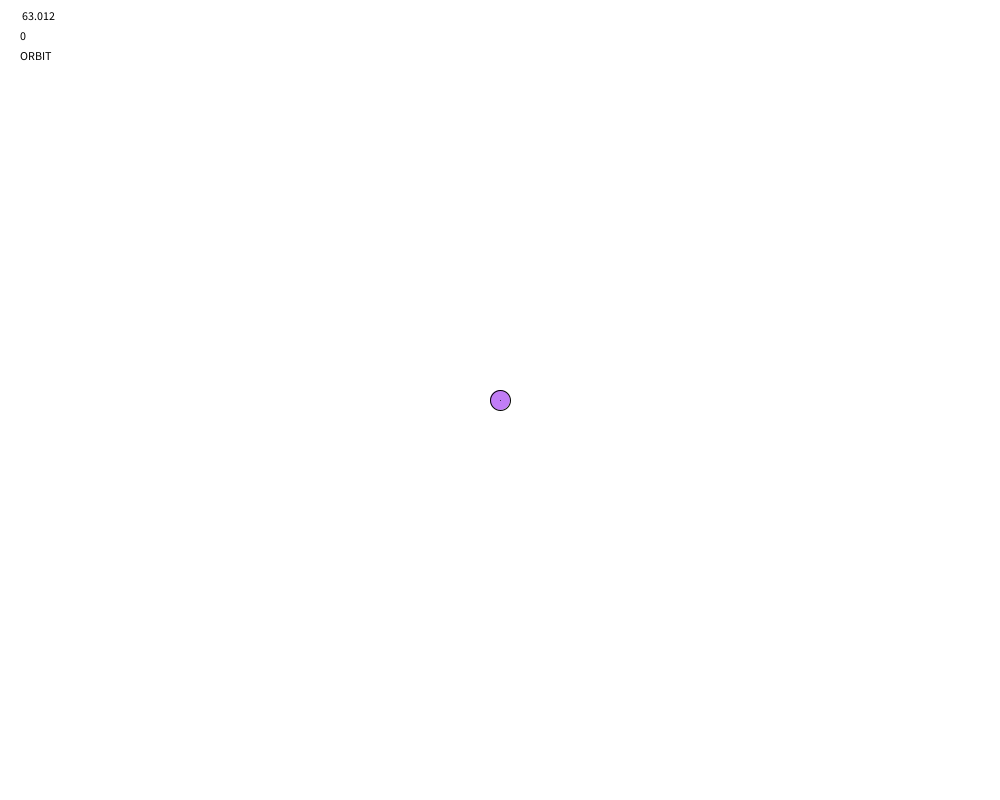
Frame 1 (no input)
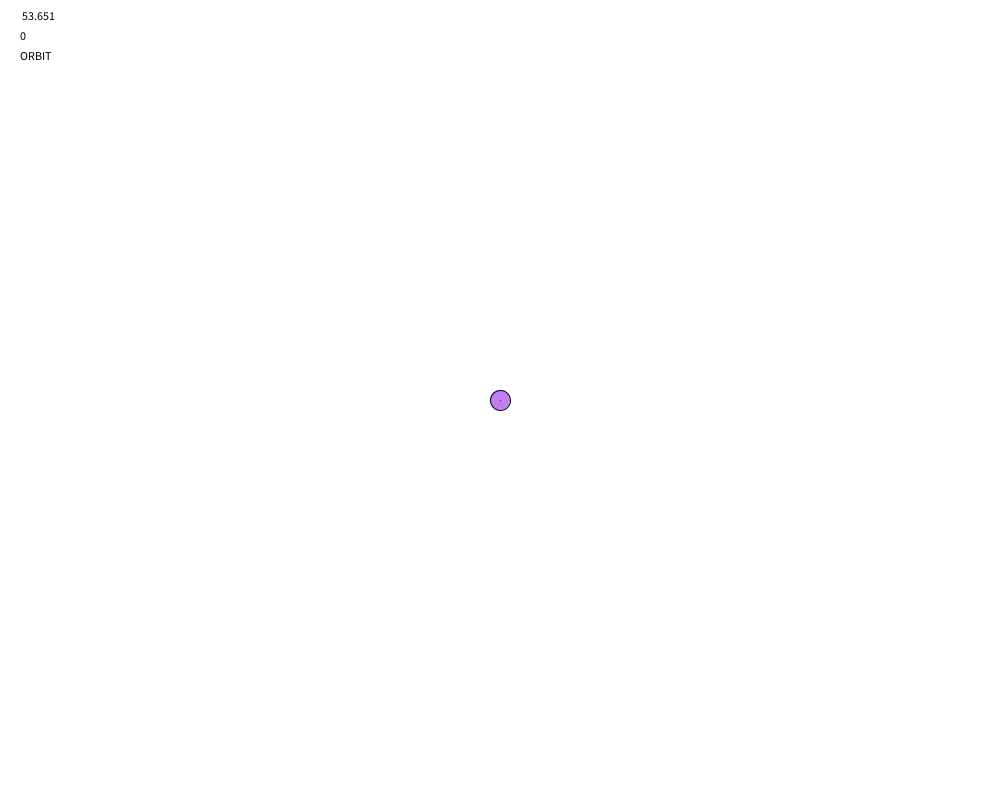
Frame 60 (the mouse pressed at the canvas centre just before this capture)
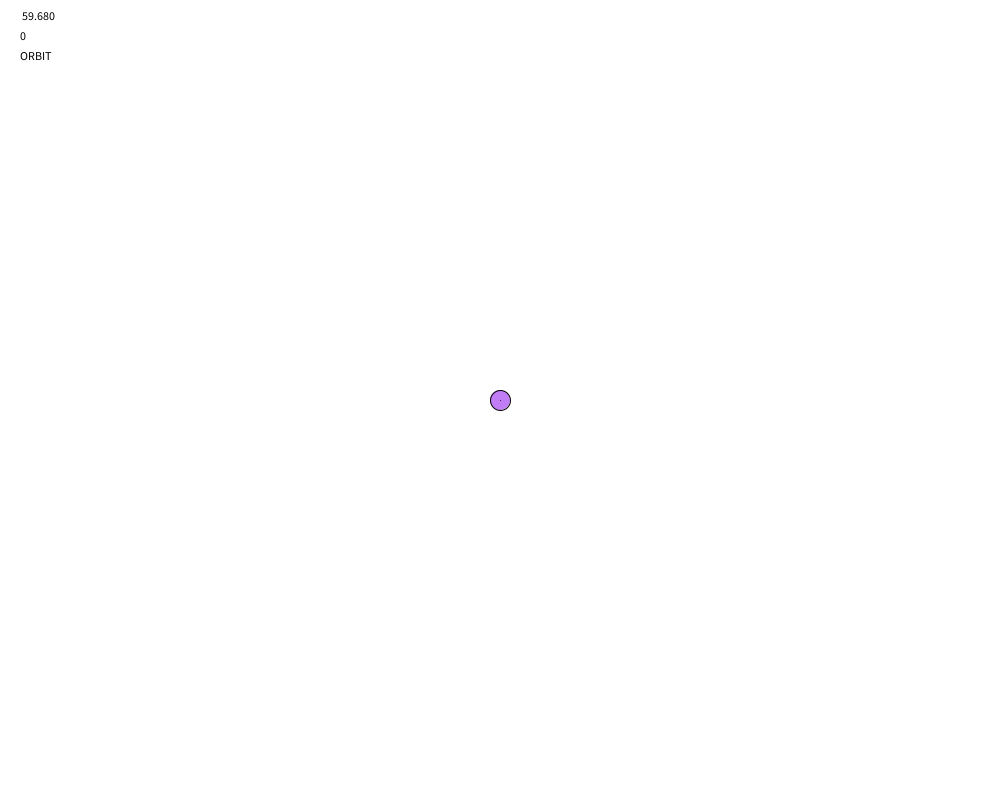
Frame 120 (the mouse held since frame 60 and released just before this capture)

The Processing sketch that drew these frames (run headless with seeded random() and noise(); from frame 60 on, the mouse is pressed at the canvas centre):

// Processing sketch: OrbPhysics
// ── OrbPhysics.pde
ArrayList<Orb>orbList;
Orb orby;
final int GRAVITY = 1;
final int ORBIT = 0;
final int SPRING = 2;
int MODE = ORBIT;
float gravity;
final float SPRING_CONSTANT = 0.005;
final float SPRING_LENGTH= 150;
final float SPRING_DAMPEN = 0.995;
boolean backgroundMode;
boolean gravityMode;

void setup() {
  size(1000, 800);
  orbList = new ArrayList<Orb>();
  orby = new Orb(width/2, height/2, 0, 0, 10);
  backgroundMode = true;
  gravityMode = true;
}
void mouseClicked() {
  //add a new Orb to the orbList, constructed as follows:
  //The x and y positions are the same as the mouse
  //the radius should be between in the range [20.0,70.0)
  //the xSpeed and ySpeed should be in the range [-3.0,3.0)
  float radius = 20.0;
  float xSpeed = 5;
  float ySpeed = 0;
  Orb orb = new Orb(mouseX, mouseY, xSpeed, ySpeed, radius);
  orbList.add(orb);
}

void keyPressed() {
  if (keyCode == BACKSPACE) {
    orbList.clear();
  }
  if (key == 32) {
    if (MODE == GRAVITY) {
      MODE = ORBIT;
    } else if (MODE == ORBIT) {
      MODE = SPRING;
    } else {
      MODE = GRAVITY;
    }
  }
  if (key == 'b') {
    if (backgroundMode) {
      backgroundMode = false;
    } else if (!backgroundMode) {
      backgroundMode = true;
    }
  }
  if (key == 'g') {
    if (gravityMode) {
      gravityMode = false;
    } else {
      gravityMode = true;
    }
  }
}
void draw() {
  if (backgroundMode) {
    background(255);
  } else {
    fill(255);
    rect(0, 0, 70, 70);
  }
  orby.display();
  for (Orb o : orbList) {
    o.move();
    o.display();
    if (MODE == ORBIT) {
      o.attract(orby);
    } else if (MODE == SPRING) {
      o.attractSpring(orby);
    }
  }
  fill(0);
  text(frameRate, 20, 20);
  text(orbList.size(), 20, 40);
  if (MODE == GRAVITY) {
    gravity = 0.15;
    text("GRAVITY", 20, 60);
  } else if (MODE == ORBIT) {
    gravity = 0.0;
    text("ORBIT", 20, 60);
  } else {
    text("SPRING", 20, 60);
  }
}

// ── Orb.pde
public class Orb {
  float x, y;
  float xSpeed, ySpeed;
  float radius;
  color c;

  public Orb(float x_, float y_, float xSpeed_, float ySpeed_, float radius_ ) {
    x = x_;
    y = y_;
    xSpeed = xSpeed_;
    ySpeed = ySpeed_;
    radius = radius_;
    //random color... why not.
    c = color(random(255), random(255), random(255), 175);
  }


  void display() {
    //Part 1:
    //draw a ellipse at the x,y position, with the correct radius.
    //make sure it is the correct color
    //make sure you read the parameters of ellipse, so that you have the correct size.
    //radius is NOT one of the parameters of ellipse by default.
    fill(c);
    circle(x, y, radius*2);
    line(x, y, x + 5*xSpeed, y + 5*ySpeed);
  }

  void move() {
    //PART 2
    //change the x based on the xSpeed
    //change the y based on the ySpeed
    x += xSpeed;
    y += ySpeed;


    //PART 3
    //Change the speed when you collide with the end of the screen (all 4 sides)
    if (MODE == GRAVITY) {
      if (x + radius >= width) {
        xSpeed = -xSpeed;
      }

      if (y + radius >= height) {
        ySpeed = -ySpeed;
      }

      if (x - radius <= 0) {
        xSpeed = -xSpeed;
      }

      if (y - radius <= 0) {
        ySpeed = -ySpeed;
      }
    }


    //Part 4
    //Add a small adjustment for gravity. Gravity is a ySpeed acceleration...
    //You don't need a variable for this if every object experiences the same
    //gravitational constant (find the value that looks nice experimentally, 9.8 will not work well).
    if (gravityMode) {
      if (y + radius < height) {
        ySpeed += gravity;
      }
    }
  }

  void attract(Orb other) {
    float distance = dist(x, y, other.x, other.y);
    int G = 20;
    xSpeed += G * (other.x - x) / sq(distance);
    ySpeed += G * (other.y - y) / sq(distance);
  }

  void attractSpring(Orb other) {
    float distance = dist(x, y, other.x, other.y);
    float force = (distance - SPRING_LENGTH) * SPRING_CONSTANT;
    // X Axis
    xSpeed += force * ( (other.x-x) / distance);
    xSpeed *= SPRING_DAMPEN;
    // Y axis
    ySpeed += force * ( (other.y-y) / distance);
    ySpeed *= SPRING_DAMPEN;
  }
}
